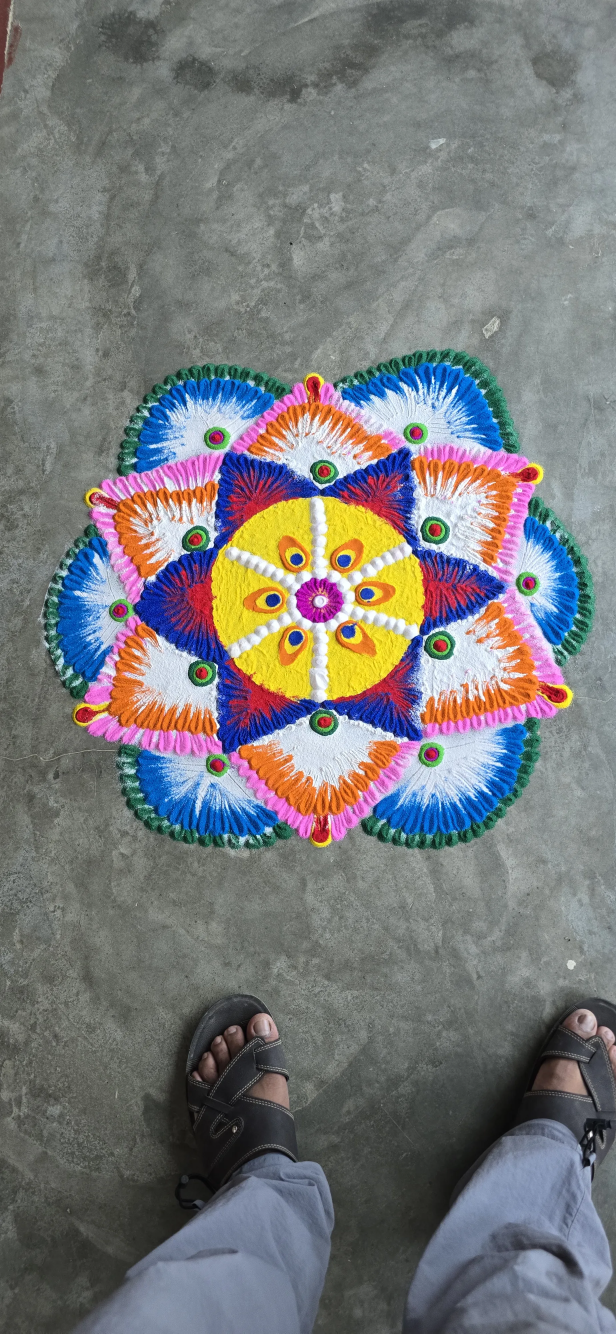
#> input picture media/rangoli/photo.webp, 1848 x 4000 px (shown at 1/3 size)
$ python enhance.py
#> lines starting #> are read from the running program, lines starting #| are printed output that depends on the picture; after the words box and inside, x2 and y2 are one past the last pixel; in counts of white or black regions, pixels touching at a corner belong together
### media/old-photo/deep_clean.py
"""Deep clean of the stained print, run after the spot pass in restore.py.

Small spots are only half the damage. Water and mould soaked into the light
clothes, the checked shirts and the painted backdrop as broad brown blotches.
Here:

  * Plain garments (outlined roughly in garments.py; the pixels that belong
    are picked by colour inside each outline) are rebuilt as clean fabric:
    lightness from the fabric's own clean level (an upper envelope for light
    cloth, a median for dark cloth), so folds and lighting stay but blotches
    go, plus the fine weave of the original; colour from the clean pixels
    around each point, pulled toward the garment's own colour.
  * Checked shirts keep their pattern: only brown/olive stains on them are
    masked and repainted with LaMa.
  * Skin and the backdrop: mould that is darker and browner than its
    surroundings is masked and repainted with LaMa.

LaMa (big-lama, ONNX build from OpenCV Zoo) fills each masked area from its
surroundings, in overlapping 512 px windows.
"""

from pathlib import Path

import cv2
import numpy as np
import onnxruntime as ort

from garments import GARMENTS, KEEP, SMEARS

LAMA_URL = ("https://media.githubusercontent.com/media/opencv/opencv_zoo/main/models/"
            "inpainting_lama/inpainting_lama_2025jan.onnx")
LAMA = Path.home() / ".cache" / "lama" / "inpainting_lama_2025jan.onnx"
U2NET = Path.home() / ".cache" / "rembg" / "u2net_human_seg.onnx"


# --------------------------------------------------------------- helpers ----

def to_lab(bgr):
    lab = cv2.cvtColor(bgr, cv2.COLOR_BGR2LAB).astype(np.float32)
    return lab[..., 0], lab[..., 1] - 128, lab[..., 2] - 128


def from_lab(L, A, B):
    lab = np.dstack([np.clip(L, 0, 255), np.clip(A + 128, 0, 255), np.clip(B + 128, 0, 255)]).astype(np.uint8)
    return cv2.cvtColor(lab, cv2.COLOR_LAB2BGR)


def ellipse(k):
    return cv2.getStructuringElement(cv2.MORPH_ELLIPSE, (k, k))


def normconv(v, w, sigma):
    return cv2.GaussianBlur(v * w, (0, 0), sigma) / (cv2.GaussianBlur(w, (0, 0), sigma) + 1e-4)


# [40 lines left out: functions fill_holes, masked_filter, person_mask, skin_model, skin_distance, not called in this run]


# ------------------------------------------------------------------ LaMa ----

class Lama:
    def __init__(self):
        if not LAMA.exists():
            import urllib.request
            LAMA.parent.mkdir(parents=True, exist_ok=True)
            urllib.request.urlretrieve(LAMA_URL, LAMA)
        opts = ort.SessionOptions()
        opts.log_severity_level = 3
        self.s = ort.InferenceSession(str(LAMA), opts, providers=["CPUExecutionProvider"])

    # [221 lines left out: functions window, fill, garment_masks, envelope, stains_plain, even_out and 5 more, not called in this run]

### media/rangoli/enhance.py
"""The rangoli photo, made more attractive and still real.

photo.webp is a phone photo (1848 x 4000) of a powder rangoli on a concrete
floor, taken from above, with the photographer's feet at the bottom. The
rangoli itself is not redrawn: every grain of powder is the photo's own.

  1. Frame. Cut to 4:5 (1800 x 2250), centred on the rangoli, from just
     above the sandals, so the rangoli stands on its own.
  2. Floor. The white flecks of spilled powder, a flake and a stray thread
     on the bare floor are filled in by LaMa (../old-photo/deep_clean.py)
     from the floor round them; the concrete's own grain is left. The concrete's blotches are evened out by about half, so
     it reads as a calm grey ground; its texture stays.
  3. Colour. The photo was a little cool: the white powder was bluish and
     the concrete greenish. A small warm shift makes the white powder clean
     and the floor a neutral grey.
  4. Rangoli. Richer colour: every colour a fifth deeper, the softer ones
     more, and each pixel only as far as it stays a colour a screen can
     show, so the strong yellows and blues keep their grain instead of
     turning into flat blobs. The white powder is left white. A little
     local contrast, so the combed ridges and the grain of the powder stand
     out. The whites are lifted a touch.
  5. Light. A soft vignette darkens the floor towards the corners, so the
     eye goes to the rangoli. A light sharpening on lightness alone.

  rangoli.jpg        the rangoli, 1800 x 2250
  before-after.jpg   the photo and the new one side by side

    pip install numpy opencv-python-headless onnxruntime
    python3 media/rangoli/enhance.py
"""

import sys
from pathlib import Path

import cv2
import numpy as np

HERE = Path(__file__).resolve().parent
sys.path.insert(0, str(HERE.parent / "old-photo"))
from deep_clean import Lama  # noqa: E402

SOURCE = HERE / "photo.webp"
CROP = (48, 677, 1848, 2927)       # x0, y0, x1, y1: 4:5, centred on the rangoli, above the sandals
WARM = (1.5, 3.5)                  # added to Lab a and b
EVEN = 0.5                         # how much of the floor's blotchiness is evened out
SATURATION = 0.2                   # every colour of the rangoli this much deeper
VIBRANCE = 0.4                     # and the softer colours up to this much more
CLARITY = 0.35
VIGNETTE = 0.2


def to_lab(bgr):
    return cv2.split(cv2.cvtColor(bgr.astype(np.float32) / 255, cv2.COLOR_BGR2LAB))


def from_lab(L, A, B):
    out = cv2.cvtColor(np.dstack([L, A, B]).astype(np.float32), cv2.COLOR_LAB2BGR)
    return np.clip(out * 255 + 0.5, 0, 255).astype(np.uint8)


def rangoli_mask(bgr):
    """The rangoli: coloured or white powder, the largest such shape, holes
    filled. The floor is a low-chroma, mid grey."""
    L, A, B = to_lab(bgr)
    art = ((np.hypot(A, B) > 18) | (L > 78)).astype(np.uint8)
    art = cv2.morphologyEx(art, cv2.MORPH_CLOSE, cv2.getStructuringElement(cv2.MORPH_ELLIPSE, (31, 31)))
    n, lab, st, _ = cv2.connectedComponentsWithStats(art)
    art = (lab == 1 + np.argmax(st[1:, cv2.CC_STAT_AREA])).astype(np.uint8)
    h, w = art.shape
    flood = art.copy()
    cv2.floodFill(flood, np.zeros((h + 2, w + 2), np.uint8), (0, 0), 1)
    return (art | (1 - flood)) > 0


# [15 lines left out: function clean_floor, not called in this run]


# Linear sRGB from CIE XYZ (D65), to tell which Lab colours a screen can show.
XYZ_TO_RGB = np.array([[3.2404542, -1.5371385, -0.4985314],
                       [-0.9692660, 1.8760108, 0.0415560],
                       [0.0556434, -0.2040259, 1.0572252]], np.float32)


# [49 lines left out: functions in_gamut, richer, enhance, not called in this run]


def side_by_side(before, after, height=1600, gap=24):
    fit = lambda x: cv2.resize(x, (round(x.shape[1] * height / x.shape[0]), height), interpolation=cv2.INTER_AREA)
    return np.hstack([fit(before), np.full((height, gap, 3), 255, np.uint8), fit(after)])


def main():
    img = cv2.imread(str(SOURCE))
#> img is the input picture: shape (4000, 1848, 3); mean B, G, R 122.6, 121.7, 121.6
    x0, y0, x1, y1 = CROP
    page = img[y0:y1, x0:x1]
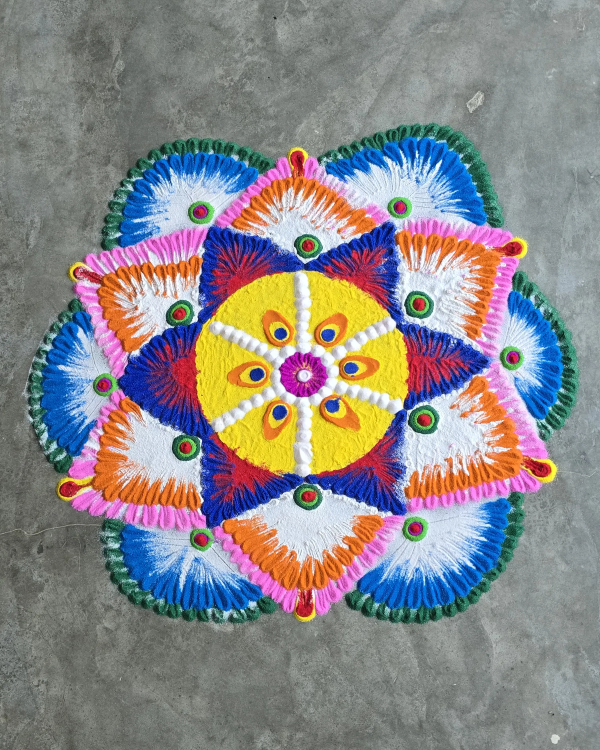
#> page: shape (2250, 1800, 3) (shown at 1/3 size); mean B, G, R 137.1, 135.8, 139.2
    art = rangoli_mask(page)
#> in rangoli_mask, `L, A, B = to_lab(bgr)`:
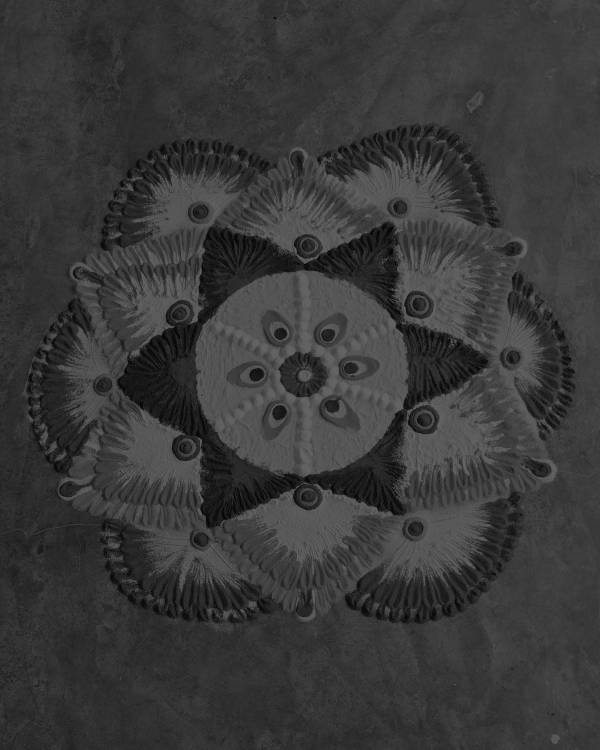
#> L: shape (2250, 1800) float32 (shown at 1/3 size); min 0.97, max 100, mean 57.6
#> in rangoli_mask, `L, A, B = to_lab(bgr)`:
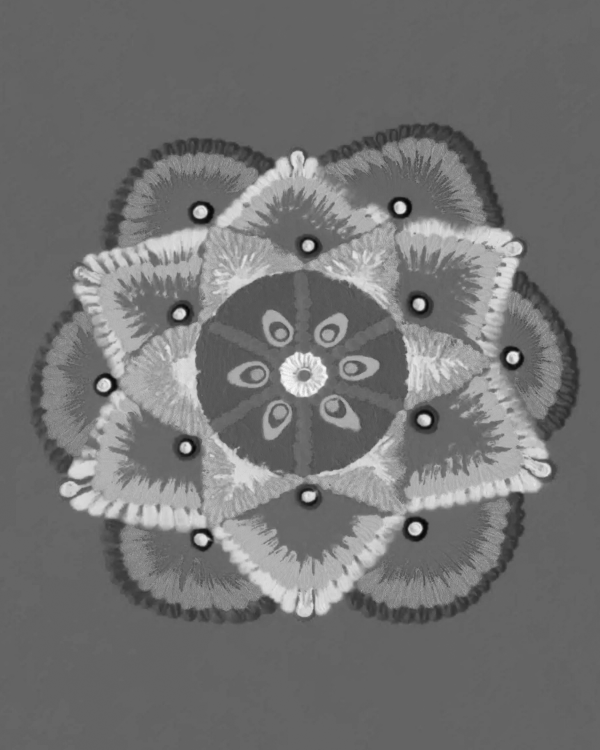
#> A: shape (2250, 1800) float32 (shown at 1/3 size); min -59.39, max 84.14, mean 5; drawn with min black and max white
#> in rangoli_mask, `L, A, B = to_lab(bgr)`:
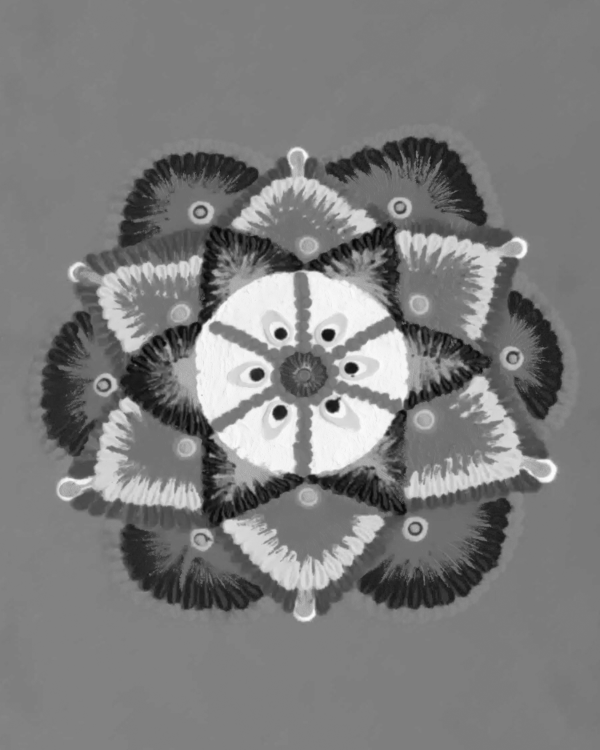
#> B: shape (2250, 1800) float32 (shown at 1/3 size); min -83.52, max 87.7, mean 0.4; drawn with min black and max white
#> in rangoli_mask, `art = ((np.hypot(A, B) > 18) | (L > 78)).astype(np.uint8)`:
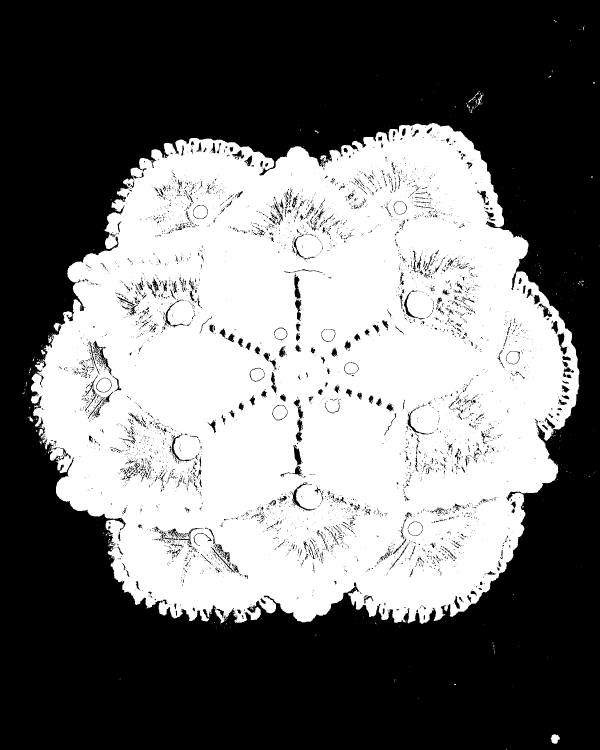
#> art: shape (2250, 1800) (shown at 1/3 size); values 0 (black) and 1 (white), 44.6% white; 563 white regions (536 under 20 px), largest, box (x1, y1, x2, y2) and area: (93, 369, 1738, 1872) 1801449, (1652, 2203, 1680, 2231) 538, (960, 466, 982, 483) 205
#> in rangoli_mask, `art = cv2.morphologyEx(art, cv2.MORPH_CLOSE, cv2.getStructuringElement..`:
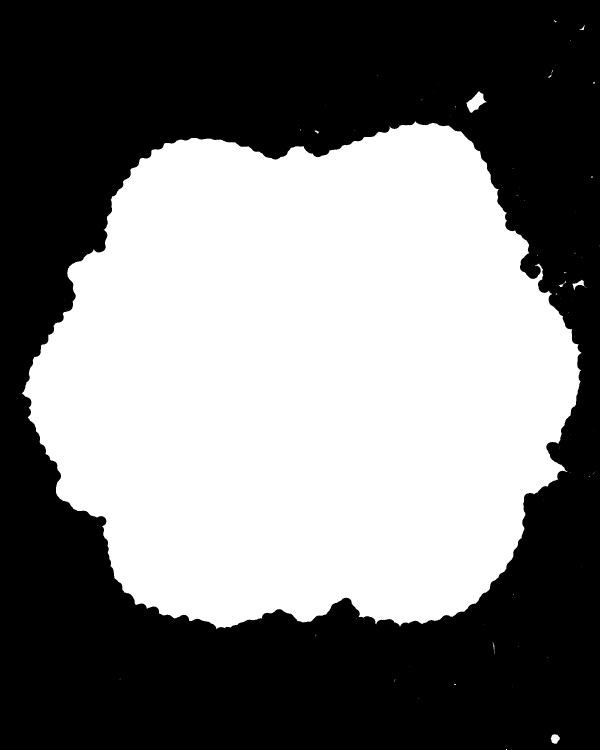
#> art: shape (2250, 1800) (shown at 1/3 size); values 0 (black) and 1 (white), 47.6% white; 71 white regions (60 under 20 px), largest, box (x1, y1, x2, y2) and area: (66, 363, 1744, 1888) 1924192, (1399, 273, 1460, 338) 1917, (1652, 2203, 1680, 2231) 557
#> in rangoli_mask, `n, lab, st, _ = cv2.connectedComponentsWithStats(art)`:
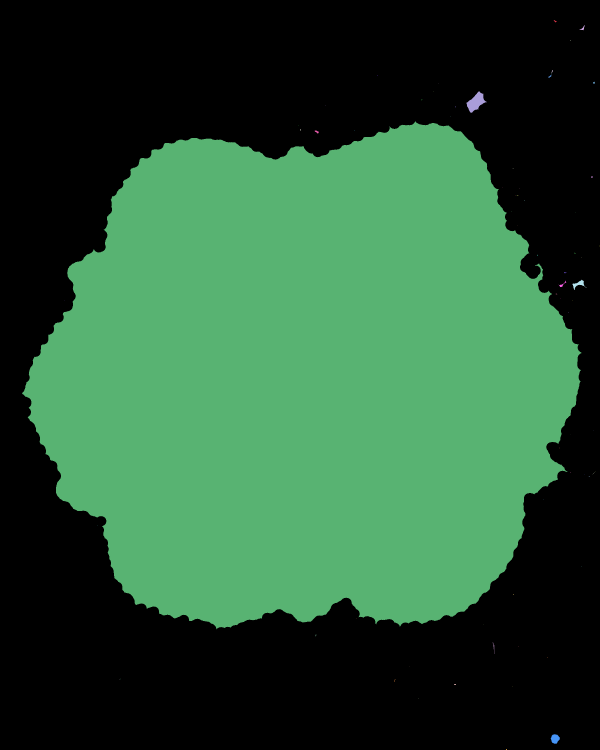
#> lab: shape (2250, 1800) int32 (shown at 1/3 size); 72 distinct labels, from 0 to 71; one colour per label, 0 black
#> in rangoli_mask, `n, lab, st, _ = cv2.connectedComponentsWithStats(art)`: n = 72; st = 72 rows, first 6: [0, 0, 1800, 2250, 2122350], [1661, 61, 10, 6, 25], [1739, 75, 15, 16, 73], [1710, 120, 1, 3, 3], [1655, 210, 4, 9, 15], [1654, 220, 1, 2, 2]
#> in rangoli_mask, `art = (lab == 1 + np.argmax(st[1:, cv2.CC_STAT_AREA])).astype(np.uint8)`: art: shape (2250, 1800); values 0 (black) and 1 (white), 47.5% white; 1 white region, box (x1, y1, x2, y2) and area: (66, 363, 1744, 1888) 1924192
#> in rangoli_mask, `cv2.floodFill(flood, np.zeros((h + 2, w + 2), np.uint8), (0, 0), 1)`: flood: shape (2250, 1800); every value is 1
    page = clean_floor(page, art, Lama())
    out = enhance(page, art)
    cv2.imwrite(str(HERE / "rangoli.jpg"), out, [cv2.IMWRITE_JPEG_QUALITY, 95])
    cv2.imwrite(str(HERE / "before-after.jpg"), side_by_side(img, out), [cv2.IMWRITE_JPEG_QUALITY, 90])
    print(f"wrote rangoli.jpg ({out.shape[1]} x {out.shape[0]}) and before-after.jpg")


if __name__ == "__main__":
    main()
#> (the call stopped at in __init__, `opts = ort.SessionOptions()`: onnxruntime is not available in this run)
